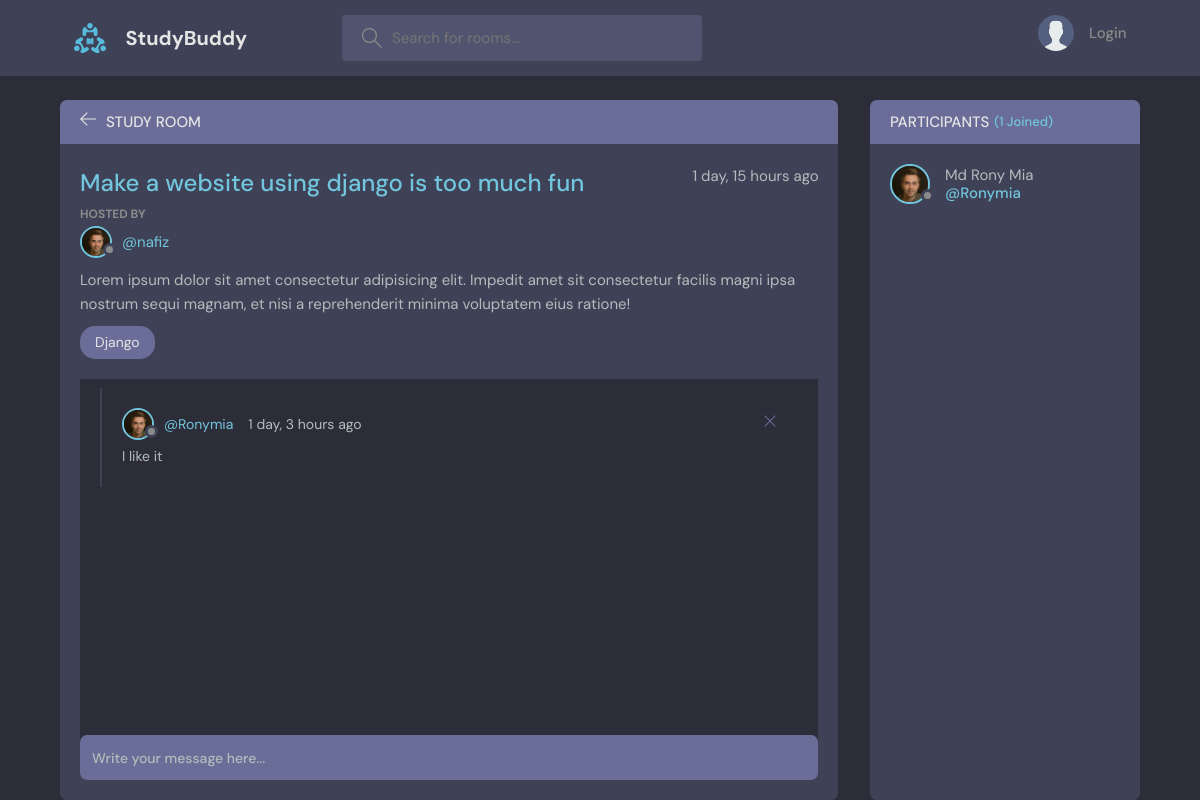
/room/11/, run on the app's committed database.
### devproject/models.py (models this page shows, shortened)
class Room(models.Model):
    host = models.ForeignKey(Profile,on_delete=models.SET_NULL,null=True)
    topic = models.ForeignKey(Topics,on_delete=models.SET_NULL,null=True)
    title = models.CharField(max_length=288)
    description = models.TextField()
    participants = models.ManyToManyField(Profile,related_name='participants',blank=True)
    created = models.DateTimeField(auto_now_add=True)
    updated = models.DateTimeField(auto_now=True)
    class Meta:
        ordering = ['-created']

class Topics(models.Model):
    name = models.CharField(max_length=120)
    def __str__(self):
        return self.name

class Messages(models.Model):
    user = models.ForeignKey(Profile,on_delete=models.CASCADE)
    room = models.ForeignKey(Room,on_delete=models.CASCADE)
    body = models.TextField()
    created = models.DateTimeField(auto_now_add=True)
    updated = models.DateTimeField(auto_now=True)
    class Meta:
        ordering = ['-created']

### devaccounts/models.py (models this page shows, shortened)
class Profile(models.Model):
    user = models.OneToOneField(User,on_delete=models.CASCADE)
    first_name = models.CharField(max_length=100,null=True,blank=True)
    username = models.CharField(max_length=100,null=True,blank=True)
    email = models.EmailField(max_length=100,null=True,blank=True)
    profile_pic = models.ImageField(upload_to='avatar',default='dennis.jpg',blank=True,null=True)
    bio = models.TextField()
    facebook_id = models.URLField(blank=True,null=True)
    twitter_id = models.URLField(blank=True,null=True)
    linkedin_id = models.URLField(blank=True,null=True)

### devproject/views.py (the view, shortened to what this page needs)
# urls.py: path('room/<str:pk>/',views.getRoom),
def room(request,pk):
    room = Room.objects.get(id=pk)
    room_messages = room.messages_set.all()
    room_participants = room.participants.all()
    context = {'room':room,'room_messages':room_messages,'room_participants':room_participants}
    return render(request,'devproject/room.html',context)

### devproject/templates/devproject/room.html (shortened to what this page needs)
{% extends 'base.html' %}
{% block content %}
<main class="profile-page layout layout--2">
    <div class="container">
      <div class="room">
        <div class="room__top">
          <div class="room__topLeft">
            <a href="{% url 'home' %}">
              <svg version="1.1" xmlns="http://www.w3.org/2000/svg" width="32" height="32" viewBox="0 0 32 32">
                <title>arrow-left</title>
                <path
                  d="M13.723 2.286l-13.723 13.714 13.719 13.714 1.616-1.611-10.96-10.96h27.625v-2.286h-27.625l10.965-10.965-1.616-1.607z"
                ></path>
              </svg>
            </a>
            <h3>Study Room</h3>
          </div>
</div>
<div class="room__box scroll">
  <div class="room__header scroll">
    <div class="room__info">
      <h3>{{room.title}}</h3>
      <span>{{room.created|timesince}} ago</span>
    </div>
    <div class="room__hosted">
      <p>Hosted By</p>
      <a href="#" class="room__author">
        <div class="avatar avatar--small">
          <img src="{{room.host.profile_pic.url}}" />
        </div>
        <span>@{{room.host.username}}</span>
      </a>
    </div>
    <div class="room__details">
        {{room.description}}
    </div>
    <span class="room__topics">{{room.topic}}</span>
  </div>
  <div class="room__conversation">
    <div class="threads scroll">
      {% for message in room_messages %}
      <div class="thread">
        <div class="thread__top">
          <div class="thread__author">
            <a href="{% url 'profile' message.user.id %}" class="thread__authorInfo">
              <div class="avatar avatar--small">
                <img src="{{message.user.profile_pic.url}}" />
              </div>
              <span>@{{message.user.username}}</span>
            </a>
            <span class="thread__date">{{message.created|timesince}} ago</span>
          </div>
          <div class="thread__delete">
            <a href="{% url 'delete_message' message.id %}">
              <svg version="1.1" xmlns="http://www.w3.org/2000/svg" width="32" height="32" viewBox="0 0 32 32">
                <title>remove</title>
                <path
                  d="M27.314 6.019l-1.333-1.333-9.98 9.981-9.981-9.981-1.333 1.333 9.981 9.981-9.981 9.98 1.333 1.333 9.981-9.98 9.98 9.98 1.333-1.333-9.98-9.98 9.98-9.981z"
                ></path>
              </svg>
            </a>
          </div>
        </div>
        <div class="thread__details">
          {{message.body}}
        </div>
      </div>
      {% endfor %}
    </div>
  </div>
</div>
<div class="room__message">
  <form action="" method='POST'>
    <input name="body" placeholder="Write your message here..." />
  </form>
</div>
</div>
      <div class="participants">
        <h3 class="participants__top">Participants <span>({{room_participants.count}} Joined)</span></h3>
        <div class="participants__list scroll">
          {% for participant in room_participants %}
          <a href="{% url 'profile' participant.user.id %}" class="participant">
            <div class="avatar avatar--medium">
              <img src="{{participant.profile_pic.url}}" />
            </div>
            <p>
              {{participant.first_name}}
              <span>@{{participant.username}}</span>
            </p>
          </a>
          {% endfor %}
        </div>
      </div>
    </div>
  </main>
{% endblock content %}

### data on the page
Room: title "Make a website using django is too much fun", created "1 day, 15 hours", host.profile_pic (picture), host.username "nafiz", description "Lorem ipsum dolor sit amet consectetur adipisicing elit. Impedit amet sit consectetur facilis magni ipsa nostrum sequi magnam, et nisi a reprehenderit minima voluptatem eius ratione!", topic "Django"
Messages: user.profile_pic (picture), user.username "Ronymia", created "1 day, 3 hours", body "I like it"
Profile: profile_pic (picture), first_name "Md Rony Mia", username "Ronymia"

### other printed values
{{ room_participants.count }} "1"
